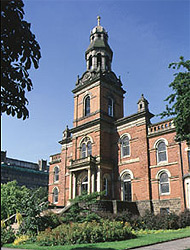
#> input picture projects/imageSegmentation/clothworkers.jpg, 190 x 250 px
$ jupyter execute ImageSegmentation.ipynb   (shell and % lines are left out)
#> lines starting #> are read from the running program, lines starting #| are printed output that depends on the picture; long printed decimals are rounded
# Image segmentation

Segmentation of an image by clustering pixels.

[cell 1]
import numpy as np
import scipy as sp
from scipy import ndimage
import matplotlib.pyplot as plt  # for imshow
import matplotlib.colors as colors
from scipy.cluster import vq     # for k-means and vq

[cell 2]
im = plt.imread('clothworkers.jpg')
#> im is the input picture: shape (250, 190, 3); mean R, G, B 107.5, 117.2, 127.6
im = im/255
plt.imshow(im)
plt.axis('off')

We first reshape the image into a 2D array with a row for each pixel, and three columns for RGB values.
Then, call kmeans with k=3, returning a kx3 codebook of RGB values for the k generated prototypes.
All pixels in the rows of x are then encoded with the index of the nearest prototype (this is 'vector quantisation').
Finally, turn off normalisation for colour mapping, and install the codebook as the colourmap. This means that the integer coded values will index directly into the corresponding entry in the colourmap.

[cell 3]
x = np.reshape(im,(-1,3))
k = 3
codebook, distortion = vq.kmeans(x,k)
#> codebook = [[0.192, 0.216, 0.18], [0.47, 0.587, 0.799], [0.705, 0.645, 0.543]]; distortion = 0.171
code, dist = vq.vq(x,codebook)
code = np.reshape(code, im.shape[0:2])    # reshape the 1D code array into the original 2D image shape
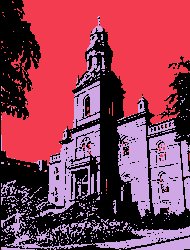
#> code: shape (250, 190) int32; 3 distinct labels, from 0 to 2; one colour per label, 0 black
print(codebook)
#| [[0.1923 0.2157   0.1802]
#|  [0.47 0.5867  0.7994]
#|  [0.7051 0.6454  0.5431 ]]

colors.NoNorm()
cmap = colors.ListedColormap(codebook)

plt.imshow(code, cmap=cmap)
plt.axis('off')    # turn off the axes

[cell 4]
x = np.reshape(colors.rgb_to_hsv(im),(-1,3))
x = x[:,0:2]    # extract the first two columns of hue and saturation
#> x = 47500 pairs, first value 0 to 0.998, second value 0 to 1
x[:,1] = x[:,1]/2    # scale down the saturation
k = 3
codebook, distortion = vq.kmeans(x,k)
#> codebook = [[0.292, 0.17], [0.613, 0.197], [0.0978, 0.137]]; distortion = 0.0788
code, dist = vq.vq(x,codebook)
code = np.reshape(code, im.shape[0:2])    # reshape the 1D code array into the original 2D image shape
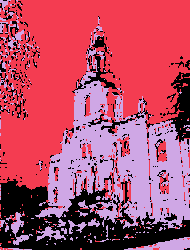
#> code: shape (250, 190) int32; 3 distinct labels, from 0 to 2; one colour per label, 0 black
codebook = np.concatenate((codebook, np.full((k,1),0.75)),axis=1)    # add back in the V column, set to a constant
#> codebook = [[0.292, 0.17, 0.75], [0.613, 0.197, 0.75], [0.0978, 0.137, 0.75]]
codebook = colors.hsv_to_rgb(codebook)
#> codebook = [[0.654, 0.75, 0.622], [0.602, 0.65, 0.75], [0.75, 0.707, 0.647]]

colors.NoNorm()
cmap = colors.ListedColormap(codebook)

plt.imshow(code, cmap=cmap)
plt.axis('off')    # turn off the axes

$ run again, with projects/imageSegmentation/patchwork1.jpg copied over projects/imageSegmentation/clothworkers.jpg
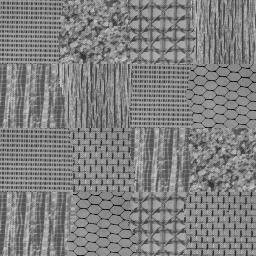
#> input picture projects/imageSegmentation/patchwork1.jpg, 256 x 256 px
#> im is the input picture: shape (256, 256, 3); min 0, max 213, mean 128
#> `codebook, distortion = vq.kmeans(x,k)`: codebook = [[0.489, 0.489, 0.489], [0.612, 0.612, 0.612], [0.327, 0.327, 0.327]]; distortion = 0.0673
#> `code = np.reshape(code, im.shape[0:2])`:
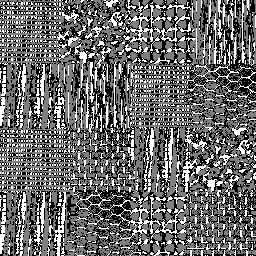
#> code: shape (256, 256) int32; min 0, max 2, mean 0.837; drawn with min black and max white
#| [[0.4888 0.4888 0.4888]
#|  [0.6116 0.6116 0.6116]
#|  [0.3271 0.3271 0.3271]]
#> x = 65536 pairs, first value 0 to 0, second value 0 to 0
#> `codebook, distortion = vq.kmeans(x,k)`: codebook = [[0, 0]]; distortion = 0

$ run again, with projects/imageSegmentation/patchwork2.pbm saved as projects/imageSegmentation/clothworkers.jpg
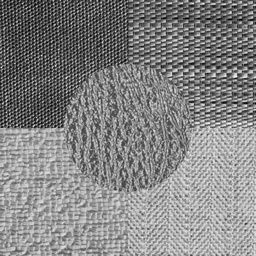
#> input picture projects/imageSegmentation/patchwork2.pbm, 256 x 256 px
#> im is the input picture: shape (256, 256, 3); min 0, max 255, mean 131.9
#> `codebook, distortion = vq.kmeans(x,k)`: codebook = [[0.515, 0.515, 0.515], [0.717, 0.717, 0.717], [0.264, 0.264, 0.264]]; distortion = 0.105
#> `code = np.reshape(code, im.shape[0:2])`:
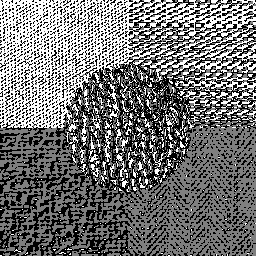
#> code: shape (256, 256) int32; min 0, max 2, mean 0.901; drawn with min black and max white
#| [[0.5147 0.5147 0.5147]
#|  [0.7168 0.7168 0.7168]
#|  [0.264  0.264  0.264 ]]
#> x = 65536 pairs, first value 0 to 0, second value 0 to 0
#> `codebook, distortion = vq.kmeans(x,k)`: codebook = [[0, 0]]; distortion = 0

$ run again, with projects/imageSegmentation/patchwork3.png saved as projects/imageSegmentation/clothworkers.jpg
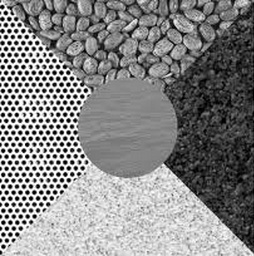
#> input picture projects/imageSegmentation/patchwork3.png, 254 x 256 px
#> im is the input picture: shape (256, 254, 3); min 0, max 255, mean 135.4
#> `codebook, distortion = vq.kmeans(x,k)`: codebook = [[0.185, 0.185, 0.185], [0.857, 0.857, 0.857], [0.529, 0.529, 0.529]]; distortion = 0.121
#> `code = np.reshape(code, im.shape[0:2])`:
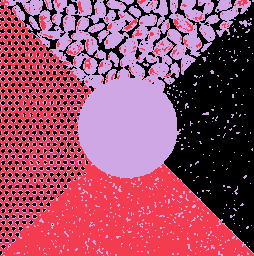
#> code: shape (256, 254) int32; 3 distinct labels, from 0 to 2; one colour per label, 0 black
#| [[0.1852 0.1852 0.1852]
#|  [0.8567 0.8567 0.8567]
#|  [0.5288 0.5288 0.5288]]
#> x = 65024 pairs, first value 0 to 0, second value 0 to 0
#> `codebook, distortion = vq.kmeans(x,k)`: codebook = [[0, 0]]; distortion = 0
